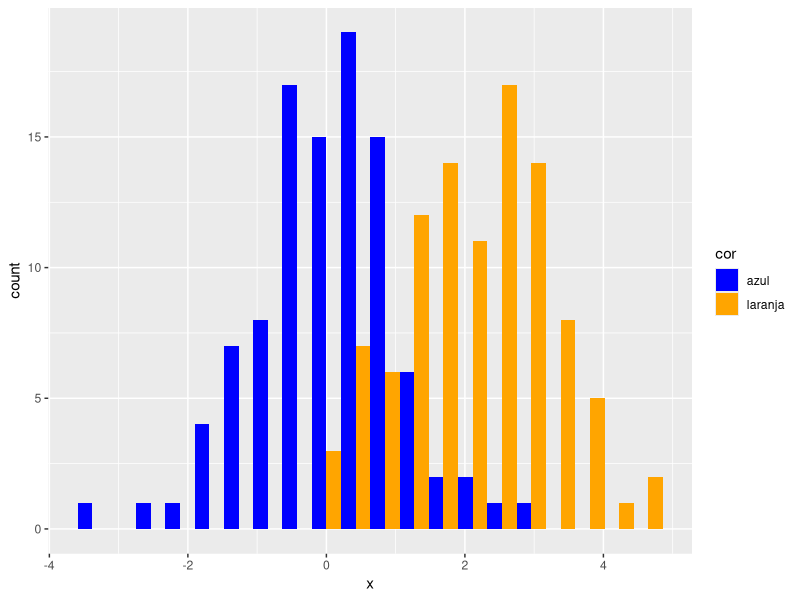

This chart was generated by the following R code:
## ---- chunk 1
knitr::opts_chunk$set(echo = FALSE)
## ---- chunk 2
library(dplyr)
library(ggplot2)
base <- purrr::map_df(c(0, 2), ~data.frame(color = .x, x = rnorm(100, .x)))
base <- base %>% mutate(cor = ifelse(color <= 0, 'azul', 'laranja'))
ggplot(base, aes(x = x, fill = cor)) + 
  geom_histogram(position = 'dodge', bins = 20) +
  scale_fill_manual(values = c('azul' = 'blue', 'laranja' = 'orange'))
